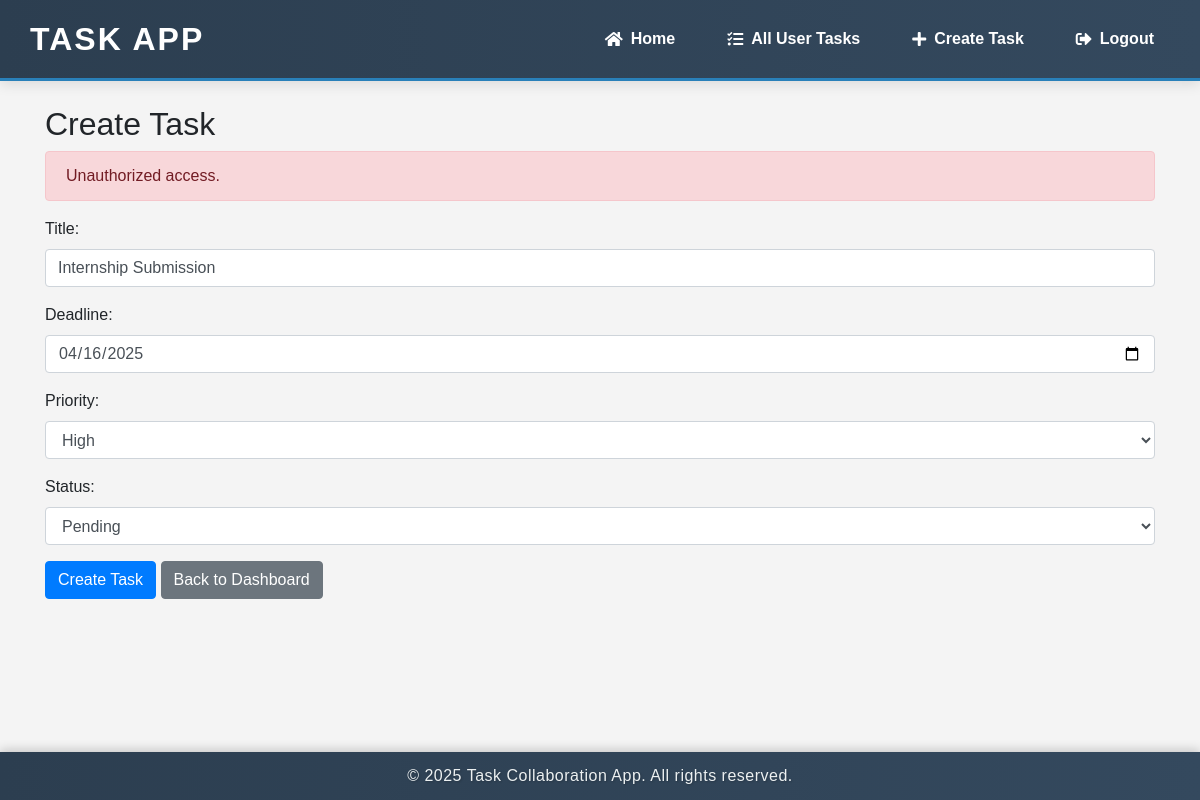
The page /task.php?id=1 (signed in) on the database its author committed.
### tables this page shows
CREATE TABLE `tasks` (
  `id` int(11) NOT NULL,
  `user_id` int(11) NOT NULL,
  `title` varchar(255) NOT NULL,
  `deadline` date NOT NULL,
  `priority` enum('High','Medium','Low') NOT NULL,
  `status` enum('Pending','Completed') DEFAULT 'Pending'
);

### task.php (the view, shortened to what this page needs)
<?php
include 'config/db.php';
include 'includes/header.php';
$user_id = $_SESSION['user_id'];
$task_id = isset($_GET['id']) ? intval($_GET['id']) : null;
$isEditing = $task_id !== null;
$error = "";
$title = '';
$deadline = '';
$priority = '';
$status = '';
if ($isEditing) {
    $stmt = $conn->prepare("SELECT title, deadline, priority, status, user_id FROM tasks WHERE id = ?");
    $stmt->bind_param("i", $task_id);
    $stmt->execute();
    $stmt->bind_result($title, $deadline, $priority, $status, $task_user_id);
    if ($stmt->fetch()) {
        if ($task_user_id != $user_id) {
            $error = "Unauthorized access.";
            $isEditing = false;
        }
    } else {
        $error = "Task not found.";
        $isEditing = false;
    }
}
?>
<link href="https://cdn.jsdelivr.net/npm/bootstrap@4.6.2/dist/css/bootstrap.min.css" rel="stylesheet">
<div class="container mt-4">
    <h2><?php echo $isEditing ? 'Edit' : 'Create'; ?> Task</h2>
    <?php if (!empty($error)): ?>
        <div class="alert alert-danger"><?php echo $error; ?></div>
    <?php endif; ?>
    <form method="POST" action="">
        <div class="form-group">
            <label for="title">Title:</label>
            <input type="text" id="title" name="title" class="form-control" value="<?php echo htmlspecialchars($title); ?>" required>
        </div>
        <div class="form-group">
            <label for="deadline">Deadline:</label>
            <input type="date" id="deadline" name="deadline" class="form-control" value="<?php echo htmlspecialchars($deadline); ?>" required>
        </div>
        <div class="form-group">
            <label for="priority">Priority:</label>
            <select id="priority" name="priority" class="form-control" required>
                <option value="High" <?php echo $priority == 'High' ? 'selected' : ''; ?>>High</option>
            </select>
        </div>
        <div class="form-group">
            <label for="status">Status:</label>
            <select id="status" name="status" class="form-control" required>
                <option value="Pending" <?php echo $status == 'Pending' ? 'selected' : ''; ?>>Pending</option>
            </select>
        </div>
        <button type="submit" class="btn btn-<?php echo $isEditing ? 'success' : 'primary'; ?>">
            <?php echo $isEditing ? 'Update' : 'Create'; ?> Task
        </button>
        <a href="dashboard.php" class="btn btn-secondary">Back to Dashboard</a>
    </form>
</div>
<?php include 'includes/footer.php'; ?>

### includes/header.php (style rules this page uses)
* { margin: 0; padding: 0; box-sizing: border-box; }
body { font-family: 'Arial', sans-serif; background-color: #f4f4f4; }

### task.php (style rules this page uses)
* { margin: 0; padding: 0; box-sizing: border-box; }
body { font-family: 'Arial', sans-serif; background-color: #f4f4f4; }

### rows shown on the page
tasks: user "Unauthorized access.", title "Internship Submission", deadline "04/16/2025", priority "High", status "Pending"
